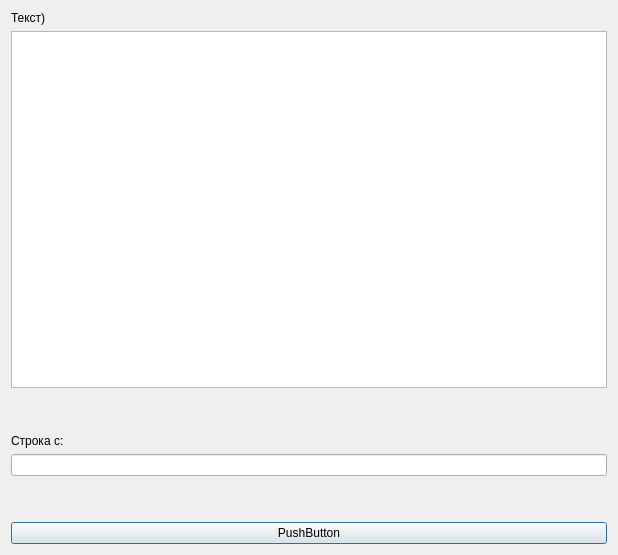
<?xml version="1.0" encoding="UTF-8"?>
<ui version="4.0">
 <class>tEdit1int</class>
 <widget class="QDialog" name="tEdit1int">
  <property name="geometry">
   <rect>
    <x>0</x>
    <y>0</y>
    <width>618</width>
    <height>555</height>
   </rect>
  </property>
  <property name="windowTitle">
   <string>Dialog</string>
  </property>
  <layout class="QGridLayout" name="gridLayout">
   <item row="5" column="0">
    <widget class="QLabel" name="label_2">
     <property name="text">
      <string>Строка с:</string>
     </property>
    </widget>
   </item>
   <item row="3" column="0">
    <spacer name="verticalSpacer">
     <property name="orientation">
      <enum>Qt::Vertical</enum>
     </property>
     <property name="sizeType">
      <enum>QSizePolicy::Fixed</enum>
     </property>
     <property name="sizeHint" stdset="0">
      <size>
       <width>20</width>
       <height>40</height>
      </size>
     </property>
    </spacer>
   </item>
   <item row="2" column="0">
    <widget class="QTextEdit" name="textEdit">
     <property name="sizePolicy">
      <sizepolicy hsizetype="Expanding" vsizetype="Expanding">
       <horstretch>0</horstretch>
       <verstretch>0</verstretch>
      </sizepolicy>
     </property>
    </widget>
   </item>
   <item row="0" column="0">
    <widget class="QLabel" name="label">
     <property name="text">
      <string>Текст)</string>
     </property>
    </widget>
   </item>
   <item row="8" column="0">
    <widget class="QPushButton" name="pushButton">
     <property name="text">
      <string>PushButton</string>
     </property>
    </widget>
   </item>
   <item row="7" column="0">
    <spacer name="verticalSpacer_2">
     <property name="orientation">
      <enum>Qt::Vertical</enum>
     </property>
     <property name="sizeType">
      <enum>QSizePolicy::Fixed</enum>
     </property>
     <property name="sizeHint" stdset="0">
      <size>
       <width>20</width>
       <height>40</height>
      </size>
     </property>
    </spacer>
   </item>
   <item row="6" column="0">
    <widget class="QLineEdit" name="lineEdit"/>
   </item>
  </layout>
 </widget>
 <resources/>
 <connections>
  <connection>
   <sender>pushButton</sender>
   <signal>clicked()</signal>
   <receiver>tEdit1int</receiver>
   <slot>close()</slot>
   <hints>
    <hint type="sourcelabel">
     <x>226</x>
     <y>544</y>
    </hint>
    <hint type="destinationlabel">
     <x>315</x>
     <y>485</y>
    </hint>
   </hints>
  </connection>
 </connections>
</ui>
